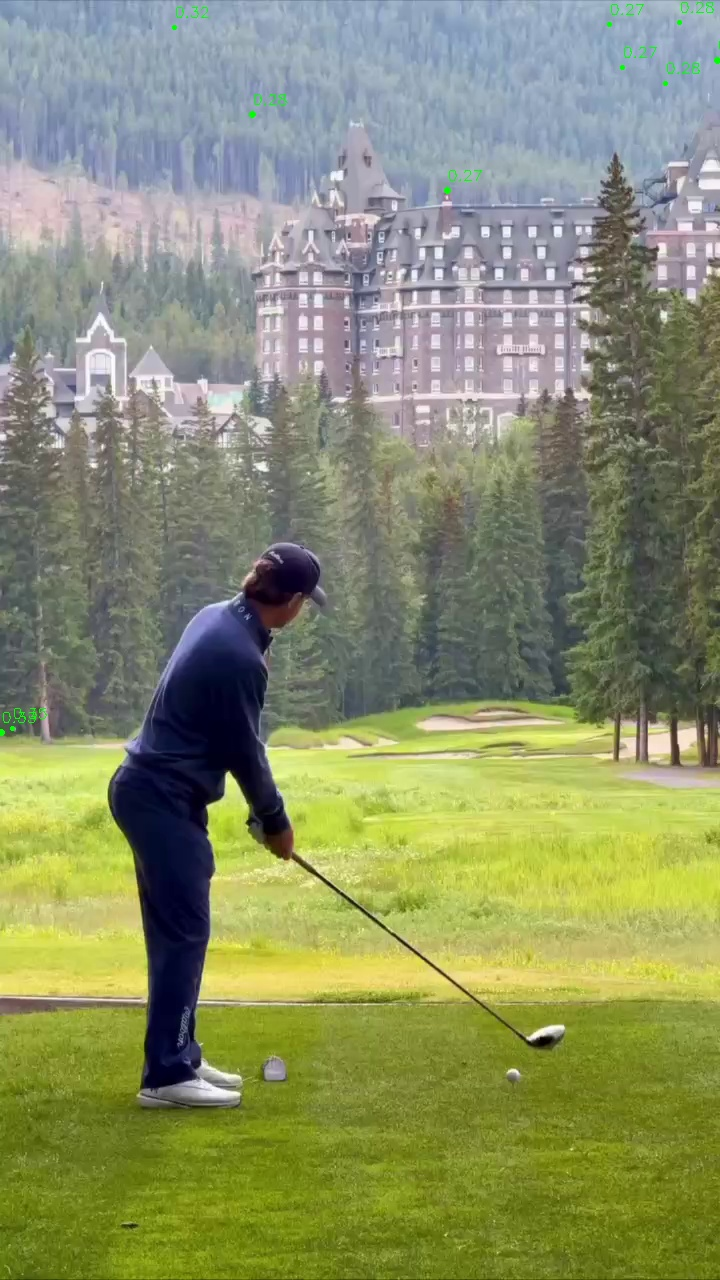
#> input picture uploads/videos/video2_candidates.jpg, 720 x 1280 px
$ python -i camera_motion.py   (imports and definitions only)
#> lines starting #> are read from the running program, lines starting #| are printed output that depends on the picture
"""
Camera motion estimator: affine/partial-affine with robust fitting, scene cut detection.
"""
import cv2
import numpy as np
from typing import List, Tuple, Dict
from .interfaces import FrameData, CameraMotion

class CameraMotionEstimator:
    def __init__(self, model: str = "affine", ransac_thresh: float = 3.0, min_inliers: float = 0.3):
        self.model = model
        self.ransac_thresh = ransac_thresh
        self.min_inliers = min_inliers

    def estimate(self, frames: List[FrameData]) -> CameraMotion:
        if not frames:
            return CameraMotion(transforms=[], segments=[], quality={"method": "none"})

        # Use first frame as reference for first segment
        transforms = []
        segments = []
        current_segment_start = 0

        # Identity for first frame
        identity = np.eye(3)
        transforms.append(identity)

        # For scene cut detection, track inlier ratio
        prev_gray = cv2.cvtColor(frames[0].image, cv2.COLOR_BGR2GRAY) if len(frames[0].image.shape)==3 else frames[0].image

        # Reference transform is from frame to reference (first frame of segment)
        # We'll accumulate: S_t maps canonical t to reference
        # For frame 0, S_0 = I
        # For frame t, estimate transform from frame t to frame t-1, then compose with S_{t-1}

        accumulated = identity

        for idx in range(1, len(frames)):
            curr = frames[idx]
            curr_gray = cv2.cvtColor(curr.image, cv2.COLOR_BGR2GRAY) if len(curr.image.shape)==3 else curr.image

            # Detect features and track
            # Use ORB or goodFeaturesToTrack + optical flow
            prev_pts = cv2.goodFeaturesToTrack(prev_gray, maxCorners=200, qualityLevel=0.01, minDistance=30, blockSize=3)
            if prev_pts is None or len(prev_pts) < 4:
                # Not enough features, assume identity and possible scene cut?
                transforms.append(accumulated.copy())
                prev_gray = curr_gray
                continue

            curr_pts, status, err = cv2.calcOpticalFlowPyrLK(prev_gray, curr_gray, prev_pts, None)
            if curr_pts is None:
                transforms.append(accumulated.copy())
                prev_gray = curr_gray
                continue

            # Filter valid
            good_prev = prev_pts[status==1]
            good_curr = curr_pts[status==1]

            if len(good_prev) < 4:
                transforms.append(accumulated.copy())
                prev_gray = curr_gray
                continue

            # Estimate affine partial
            # Use RANSAC
            if self.model == "affine":
                M, inliers = cv2.estimateAffine2D(good_prev, good_curr, method=cv2.RANSAC, ransacReprojThreshold=self.ransac_thresh)
            else:  # partial affine
                M, inliers = cv2.estimateAffinePartial2D(good_prev, good_curr, method=cv2.RANSAC, ransacReprojThreshold=self.ransac_thresh)

            if M is None:
                # Scene cut?
                inlier_ratio = 0
                M = np.eye(2,3)
            else:
                inlier_ratio = np.sum(inliers) / len(inliers) if inliers is not None else 0

            # Check scene cut
            if inlier_ratio < self.min_inliers:
                # New segment
                segments.append((current_segment_start, idx-1))
                current_segment_start = idx
                accumulated = identity
                transforms.append(identity)
                prev_gray = curr_gray
                continue

            # Convert 2x3 to 3x3
            M_3x3 = np.eye(3)
            M_3x3[0:2, :] = M

            # Check plausibility
            from ..core.geometry import is_transform_plausible
            # M is from prev to curr, but we need S_t which maps curr to reference
            # We have accumulated = S_{t-1} (maps prev to ref)
            # To get S_t: we need transform from curr to prev, then to ref: S_t = S_{t-1} * (transform curr->prev)
            # Our M is prev->curr, so invert it to get curr->prev
            try:
                M_inv = np.linalg.inv(M_3x3)
            except np.linalg.LinAlgError:
                M_inv = np.eye(3)

            # Compose
            new_accumulated = accumulated @ M_inv

            # Plausibility check on M_inv
            if not is_transform_plausible(M_inv, curr.canonical_width, curr.canonical_height):
                # Reject, keep previous accumulated
                transforms.append(accumulated.copy())
            else:
                accumulated = new_accumulated
                transforms.append(accumulated.copy())

            prev_gray = curr_gray

        # Close last segment
        segments.append((current_segment_start, len(frames)-1))

        quality = {
            "method": self.model,
            "segments": len(segments),
            "frames": len(frames)
        }

        return CameraMotion(transforms=transforms, segments=segments, quality=quality)

>>> import cv2
>>> picture = cv2.imread('../../../uploads/videos/video2_candidates.jpg', cv2.IMREAD_GRAYSCALE)
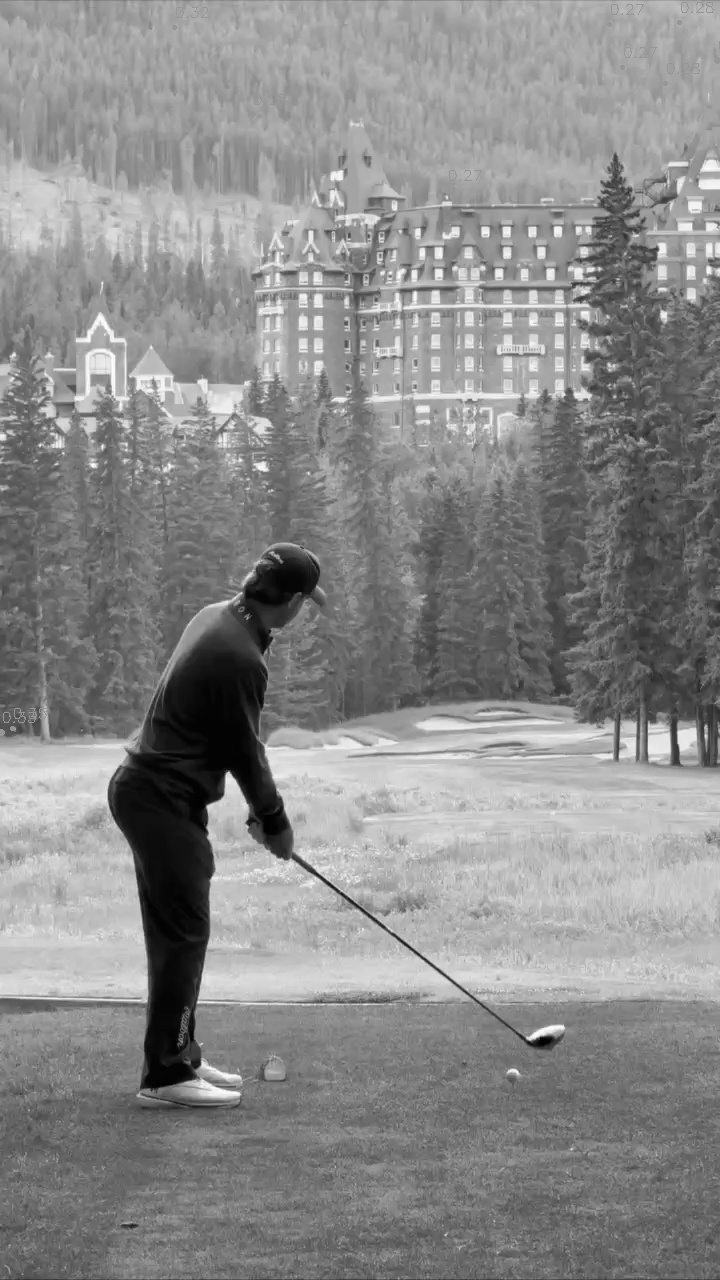
#> picture: shape (1280, 720); min 0, max 255, mean 138.1
>>> result = CameraMotionEstimator().estimate(picture)
#> (the run stopped early here; a loop or call above may not have finished)
